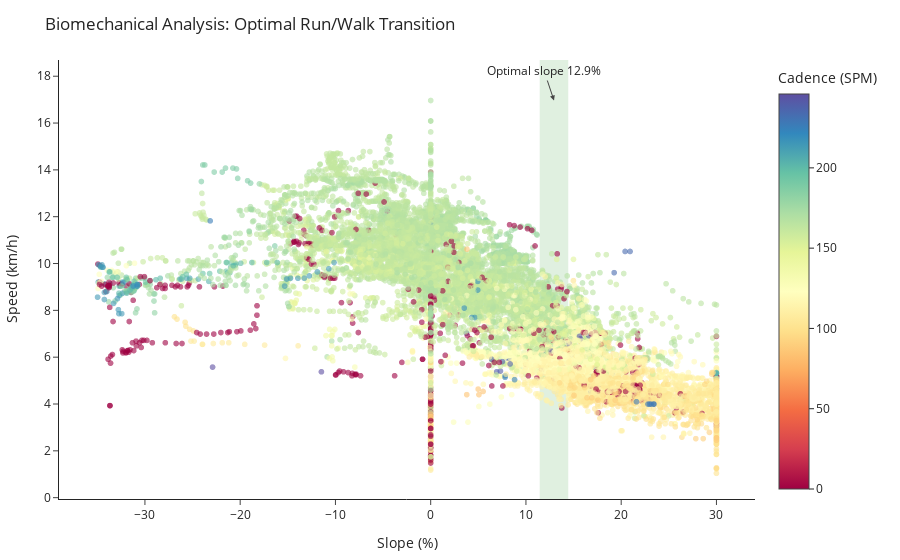

The notebook cell saved with this chart:
### Code cell
import pandas as pd
import numpy as np
import plotly.graph_objects as go

# --- 1. DATA CLEANING & FEATURE ENGINEERING ---
df_graph = df.copy()
df_graph['speed_kmh'] = df_graph['enhanced_speed'] * 3.6

df_graph['delta_alt'] = df_graph['enhanced_altitude'].diff()
df_graph['delta_dist'] = df_graph['distance'].diff()

df_graph['delta_dist'] = df_graph['delta_dist'].replace(0, np.nan)

df_graph['slope_raw'] = (df_graph['delta_alt'] / df_graph['delta_dist']) * 100

df_graph['slope_smooth'] = (
    df_graph['slope_raw']
    .rolling(window=25, center=True)
    .mean()
    .clip(-50, 30)
    .fillna(0)
)

#Energy cost model
def calculate_energy_cost(slope_percent):
    # La pente doit être en fraction (ex: 10% -> 0.1)
    g = slope_percent / 100
    
    # Formule simplifiée du coût énergétique relative au plat (1.0 = plat)
    # C'est une courbe polynomiale qui augmente fort en montée
    cost = 155.4 * g**5 - 30.4 * g**4 - 43.3 * g**3 + 46.3 * g**2 + 19.5 * g + 3.6
    # Sur le plat, le coût est d'environ 3.6 J/kg/m. On normalise.
    return cost / 3.6

if 'slope_smooth' in df_graph.columns:
    df_graph['energy_cost'] = df_graph['slope_smooth'].apply(calculate_energy_cost)
else:
    df_graph['energy_cost'] = 1.0

if 'enhanced_speed' in df_graph.columns and 'energy_cost' in df_graph.columns:
    df_graph['gap_speed'] = df_graph['enhanced_speed'] * df_graph['energy_cost']
else:
    df_graph['gap_speed'] = df_graph.get('enhanced_speed', 0)

# Check if cadence is in "Cycles" (RPM) or "Steps" (SPM)
if 'cadence' in df_graph.columns:
    if df_graph['cadence'].median() < 100:
        print("⚠️ Detected cadence in RPM (Cycles). Converting to SPM (x2)...")
        df_graph['cadence'] = df_graph['cadence'] * 2
    else:
        print("✅ Cadence already in SPM.")

# FILTERS: Keep a realistic range for a trail run
df_graph = df_graph[
    (df_graph['speed_kmh'] > 1) &  
    (df_graph['slope_smooth'] > -35) &  
    (df_graph['slope_smooth'] < 35) &
    (df_graph['speed_kmh'] < 25)
]

# --- 2. AUTOMATICALLY DETECT OPTIMAL TRANSITION ZONE

# Group slope -> median speed
slope_speed = (
    df_graph.groupby(pd.cut(df_graph["slope_smooth"], bins=40))
     .agg({"speed_kmh": "median"})
)

# Extract bin center
slope_speed["slope_center"] = slope_speed.index.map(lambda x: x.mid)

# Smooth curve using rolling mean
slope_speed["speed_smooth"] = slope_speed["speed_kmh"].rolling(5, center=True).mean()

# 1) Detect slope where speed starts dropping (derivative)
slope_speed["delta_speed"] = slope_speed["speed_smooth"].diff()

# Find slope where speed decreases fastest → transition point
optimal_slope = slope_speed.sort_values("delta_speed").iloc[0]["slope_center"]

# Build transition zone (± 1.5%)
transition_low = optimal_slope - 1.5
transition_high = optimal_slope + 1.5

print(f"🔥 Optimal transition slope: {optimal_slope:.1f}%")
print(f"🟩 Zone: {transition_low:.1f}% → {transition_high:.1f}%")

# --- 3. PLOTLY VISUALIZATION ---

# Build a scatter trace using WebGL (Scattergl) for performance on large datasets
fig = go.Figure()
fig.add_trace(go.Scattergl(
    x=df_graph['slope_smooth'],
    y=df_graph['speed_kmh'],
    mode='markers',
    marker=dict(
        color=df_graph['cadence'] if 'cadence' in df_graph.columns else None,
        colorscale='Spectral',
        showscale=True,
        colorbar=dict(title='Cadence (SPM)'),
        size=6,
        opacity=0.6
    ),
    text=df_graph.index.astype(str),
    hovertemplate='Slope: %{x:.2f}%<br>Speed: %{y:.2f} km/h<br>Time: %{text}<extra></extra>'
))

# Add shaded transition zone as a full-height rectangle
fig.add_shape(type='rect', xref='x', yref='paper', x0=transition_low, x1=transition_high, y0=0, y1=1, fillcolor='green', opacity=0.12, layer='below', line_width=0)
# Vertical baseline at slope 0
fig.add_vline(x=0, line=dict(color='gray', dash='dot'))

fig.update_layout(
    title='Biomechanical Analysis: Optimal Run/Walk Transition',
    xaxis_title='Slope (%)',
    yaxis_title='Speed (km/h)',
    template='simple_white',
    margin=dict(l=40, r=20, t=60, b=40)
)

# Annotate optimal slope
fig.add_annotation(x=optimal_slope, y=df_graph['speed_kmh'].max(), text=f'Optimal slope {optimal_slope:.1f}%', showarrow=True, arrowhead=2)

fig.show()

print(f"Corrected Max Cadence: {df_graph['cadence'].max()} spm")
print(f"Corrected Average Cadence: {df_graph['cadence'].mean():.0f} spm")

### Figure 1 — Plotly figure (JSON) as saved in the notebook; plotly's stock layout.template omitted (floating-point values rounded to 4 significant figures; data arrays with more than 128 entries replaced by an {"elided": "..."} marker saying what was removed)
{"data": [{"hovertemplate": "Slope: %{x:.2f}%<br>Speed: %{y:.2f} km/h<br>Time: %{text}<extra></extra>", "marker": {"color": {"elided": "14523 int values"}, "colorbar": {"title": {"text": "Cadence (SPM)"}}, "colorscale": [[0, "rgb(158,1,66)"], [0.1, "rgb(213,62,79)"], [0.2, "rgb(244,109,67)"], [0.3, "rgb(253,174,97)"], [0.4, "rgb(254,224,139)"], [0.5, "rgb(255,255,191)"], [0.6, "rgb(230,245,152)"], [0.7, "rgb(171,221,164)"], [0.8, "rgb(102,194,165)"], [0.9, "rgb(50,136,189)"], [1, "rgb(94,79,162)"]], "opacity": 0.6, "showscale": true, "size": 6}, "mode": "markers", "text": {"elided": "14523 str values"}, "type": "scattergl", "x": {"elided": "14523 float values"}, "y": {"elided": "14523 float values"}}], "layout": {"annotations": [{"arrowhead": 2, "showarrow": true, "text": "Optimal slope 12.9%", "x": 12.94, "y": 16.96}], "margin": {"b": 40, "l": 40, "r": 20, "t": 60}, "shapes": [{"fillcolor": "green", "layer": "below", "line": {"width": 0}, "opacity": 0.12, "type": "rect", "x0": 11.44, "x1": 14.44, "xref": "x", "y0": 0, "y1": 1, "yref": "paper"}, {"line": {"color": "gray", "dash": "dot"}, "type": "line", "x0": 0, "x1": 0, "xref": "x", "y0": 0, "y1": 1, "yref": "y domain"}], "title": {"text": "Biomechanical Analysis: Optimal Run/Walk Transition"}, "xaxis": {"title": {"text": "Slope (%)"}}, "yaxis": {"title": {"text": "Speed (km/h)"}}}}
